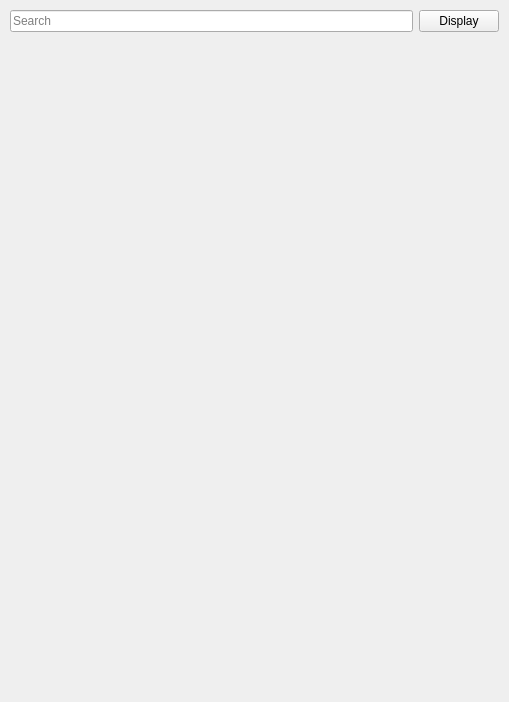
<?xml version="1.0" encoding="UTF-8"?>
<ui version="4.0">
 <class>MessagesTable</class>
 <widget class="QWidget" name="MessagesTable">
  <property name="geometry">
   <rect>
    <x>0</x>
    <y>0</y>
    <width>509</width>
    <height>702</height>
   </rect>
  </property>
  <property name="sizePolicy">
   <sizepolicy hsizetype="Expanding" vsizetype="Preferred">
    <horstretch>0</horstretch>
    <verstretch>0</verstretch>
   </sizepolicy>
  </property>
  <property name="windowTitle">
   <string>Form</string>
  </property>
  <layout class="QVBoxLayout" name="verticalLayout_3">
   <property name="spacing">
    <number>0</number>
   </property>
   <property name="leftMargin">
    <number>0</number>
   </property>
   <property name="topMargin">
    <number>0</number>
   </property>
   <property name="rightMargin">
    <number>0</number>
   </property>
   <property name="bottomMargin">
    <number>0</number>
   </property>
   <item>
    <layout class="QHBoxLayout" name="horizontalLayout_2">
     <property name="spacing">
      <number>6</number>
     </property>
     <property name="leftMargin">
      <number>10</number>
     </property>
     <property name="topMargin">
      <number>10</number>
     </property>
     <property name="rightMargin">
      <number>10</number>
     </property>
     <property name="bottomMargin">
      <number>10</number>
     </property>
     <item>
      <layout class="QVBoxLayout" name="verticalLayout_2">
       <item>
        <widget class="QLineEdit" name="searchBox">
         <property name="placeholderText">
          <string>Search</string>
         </property>
        </widget>
       </item>
      </layout>
     </item>
     <item>
      <layout class="QVBoxLayout" name="verticalLayout">
       <item>
        <layout class="QHBoxLayout" name="horizontalLayout">
         <item>
          <widget class="QPushButton" name="displayFiltersButton">
           <property name="text">
            <string>Display</string>
           </property>
          </widget>
         </item>
        </layout>
       </item>
      </layout>
     </item>
    </layout>
   </item>
   <item>
    <widget class="HoverableQTableView" name="messagesTable" native="true"/>
   </item>
  </layout>
 </widget>
 <customwidgets>
  <customwidget>
   <class>HoverableQTableView</class>
   <extends>QWidget</extends>
   <header>ui.widgets.qt.hoverable_q_table_view.h</header>
   <container>1</container>
  </customwidget>
 </customwidgets>
 <resources/>
 <connections/>
</ui>
